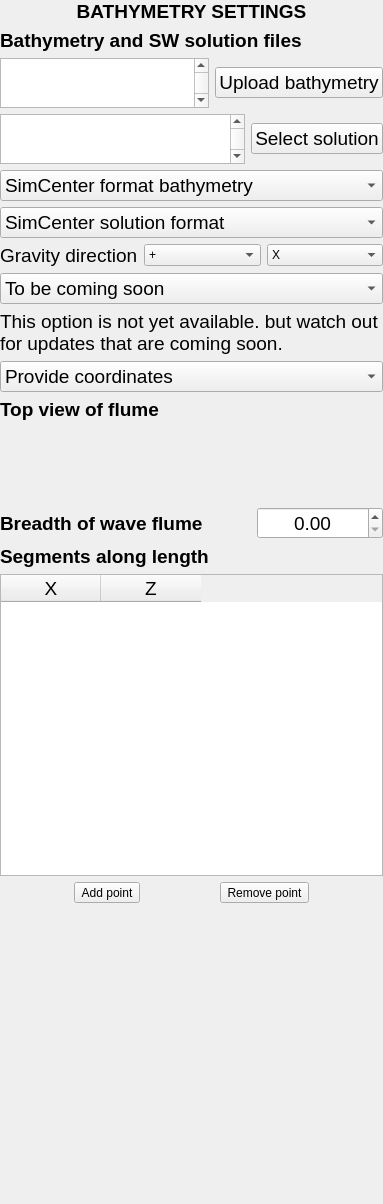
<?xml version="1.0" encoding="UTF-8"?>
<ui version="4.0">
 <class>bathymetry</class>
 <widget class="QFrame" name="bathymetry">
  <property name="geometry">
   <rect>
    <x>0</x>
    <y>0</y>
    <width>383</width>
    <height>1204</height>
   </rect>
  </property>
  <property name="windowTitle">
   <string>Frame</string>
  </property>
  <layout class="QVBoxLayout" name="verticalLayout">
   <property name="leftMargin">
    <number>0</number>
   </property>
   <property name="topMargin">
    <number>0</number>
   </property>
   <property name="rightMargin">
    <number>0</number>
   </property>
   <property name="bottomMargin">
    <number>0</number>
   </property>
   <item>
    <widget class="QLabel" name="Lbl_H1">
     <property name="font">
      <font>
       <pointsize>14</pointsize>
      </font>
     </property>
     <property name="text">
      <string>&lt;html&gt;&lt;head/&gt;&lt;body&gt;&lt;p&gt;&lt;span style=&quot; font-weight:600;&quot;&gt;BATHYMETRY SETTINGS&lt;/span&gt;&lt;/p&gt;&lt;/body&gt;&lt;/html&gt;</string>
     </property>
     <property name="alignment">
      <set>Qt::AlignCenter</set>
     </property>
    </widget>
   </item>
   <item>
    <widget class="QLabel" name="Lbl_SelFiles">
     <property name="font">
      <font>
       <pointsize>14</pointsize>
      </font>
     </property>
     <property name="focusPolicy">
      <enum>Qt::ClickFocus</enum>
     </property>
     <property name="text">
      <string>&lt;html&gt;&lt;head/&gt;&lt;body&gt;&lt;p&gt;&lt;span style=&quot; font-weight:600;&quot;&gt;Bathymetry and SW solution files&lt;/span&gt;&lt;/p&gt;&lt;/body&gt;&lt;/html&gt;</string>
     </property>
    </widget>
   </item>
   <item>
    <layout class="QHBoxLayout" name="horizontalLayout" stretch="3,1">
     <item>
      <widget class="QPlainTextEdit" name="PText_Files">
       <property name="sizePolicy">
        <sizepolicy hsizetype="Fixed" vsizetype="MinimumExpanding">
         <horstretch>0</horstretch>
         <verstretch>0</verstretch>
        </sizepolicy>
       </property>
       <property name="minimumSize">
        <size>
         <width>200</width>
         <height>50</height>
        </size>
       </property>
       <property name="maximumSize">
        <size>
         <width>400</width>
         <height>50</height>
        </size>
       </property>
       <property name="font">
        <font>
         <pointsize>14</pointsize>
        </font>
       </property>
       <property name="verticalScrollBarPolicy">
        <enum>Qt::ScrollBarAlwaysOn</enum>
       </property>
       <property name="readOnly">
        <bool>true</bool>
       </property>
      </widget>
     </item>
     <item>
      <widget class="QPushButton" name="Btn_UploadFiles">
       <property name="font">
        <font>
         <pointsize>14</pointsize>
        </font>
       </property>
       <property name="toolTip">
        <string>Select the bathymetric files to be used</string>
       </property>
       <property name="toolTipDuration">
        <number>10000</number>
       </property>
       <property name="text">
        <string>Upload bathymetry</string>
       </property>
      </widget>
     </item>
    </layout>
   </item>
   <item>
    <layout class="QHBoxLayout" name="horizontalLayout_2" stretch="3,1">
     <item>
      <widget class="QPlainTextEdit" name="PText_Solution">
       <property name="sizePolicy">
        <sizepolicy hsizetype="Fixed" vsizetype="MinimumExpanding">
         <horstretch>0</horstretch>
         <verstretch>0</verstretch>
        </sizepolicy>
       </property>
       <property name="minimumSize">
        <size>
         <width>200</width>
         <height>50</height>
        </size>
       </property>
       <property name="maximumSize">
        <size>
         <width>400</width>
         <height>50</height>
        </size>
       </property>
       <property name="font">
        <font>
         <pointsize>14</pointsize>
        </font>
       </property>
       <property name="verticalScrollBarPolicy">
        <enum>Qt::ScrollBarAlwaysOn</enum>
       </property>
       <property name="readOnly">
        <bool>true</bool>
       </property>
      </widget>
     </item>
     <item>
      <widget class="QPushButton" name="Btn_UploadSolution">
       <property name="font">
        <font>
         <pointsize>14</pointsize>
        </font>
       </property>
       <property name="toolTip">
        <string>Upload the shallow water solver solution files</string>
       </property>
       <property name="toolTipDuration">
        <number>10000</number>
       </property>
       <property name="text">
        <string>Select solution</string>
       </property>
      </widget>
     </item>
    </layout>
   </item>
   <item>
    <layout class="QVBoxLayout" name="VLY_Gravity">
     <item>
      <widget class="QComboBox" name="CmB_FileType">
       <property name="font">
        <font>
         <pointsize>14</pointsize>
        </font>
       </property>
       <property name="toolTip">
        <string>Select the format of the bathymetric files uploaded</string>
       </property>
       <property name="toolTipDuration">
        <number>10000</number>
       </property>
       <item>
        <property name="text">
         <string>SimCenter format bathymetry</string>
        </property>
       </item>
       <item>
        <property name="text">
         <string>GeoClaw (Type I) bathymetry</string>
        </property>
       </item>
      </widget>
     </item>
     <item>
      <widget class="QComboBox" name="CmB_SolFormat">
       <property name="font">
        <font>
         <pointsize>14</pointsize>
        </font>
       </property>
       <property name="toolTip">
        <string>Select the format of the solutions files uploaded</string>
       </property>
       <property name="toolTipDuration">
        <number>10000</number>
       </property>
       <item>
        <property name="text">
         <string>SimCenter solution format</string>
        </property>
       </item>
       <item>
        <property name="text">
         <string>GeoClaw solution format</string>
        </property>
       </item>
      </widget>
     </item>
     <item>
      <layout class="QHBoxLayout" name="HLY_Gravity">
       <property name="spacing">
        <number>-1</number>
       </property>
       <item>
        <widget class="QLabel" name="Lbl_Gravity">
         <property name="font">
          <font>
           <pointsize>14</pointsize>
          </font>
         </property>
         <property name="text">
          <string>Gravity direction</string>
         </property>
        </widget>
       </item>
       <item>
        <widget class="QComboBox" name="CmB_Grav01">
         <property name="toolTip">
          <string>Select if gravity is along the positive / negative axis</string>
         </property>
         <item>
          <property name="text">
           <string>+</string>
          </property>
         </item>
         <item>
          <property name="text">
           <string>-</string>
          </property>
         </item>
        </widget>
       </item>
       <item>
        <widget class="QComboBox" name="CmB_Grav02">
         <property name="toolTip">
          <string>Select the axis along with gravity acts</string>
         </property>
         <item>
          <property name="text">
           <string>X</string>
          </property>
         </item>
         <item>
          <property name="text">
           <string>Y</string>
          </property>
         </item>
         <item>
          <property name="text">
           <string>Z</string>
          </property>
         </item>
        </widget>
       </item>
      </layout>
     </item>
     <item>
      <widget class="QComboBox" name="CmB_Library">
       <property name="font">
        <font>
         <pointsize>14</pointsize>
        </font>
       </property>
       <property name="toolTip">
        <string>Presently SimLibrary is not available</string>
       </property>
       <property name="toolTipDuration">
        <number>10000</number>
       </property>
       <item>
        <property name="text">
         <string>To be coming soon</string>
        </property>
       </item>
      </widget>
     </item>
    </layout>
   </item>
   <item>
    <widget class="QLabel" name="Lbl_Notice">
     <property name="font">
      <font>
       <pointsize>14</pointsize>
      </font>
     </property>
     <property name="mouseTracking">
      <bool>true</bool>
     </property>
     <property name="focusPolicy">
      <enum>Qt::ClickFocus</enum>
     </property>
     <property name="text">
      <string>&lt;html&gt;&lt;head/&gt;&lt;body&gt;&lt;p&gt;This option is not yet available. but watch out for updates that are coming soon.&lt;/p&gt;&lt;/body&gt;&lt;/html&gt;</string>
     </property>
     <property name="alignment">
      <set>Qt::AlignLeading|Qt::AlignLeft|Qt::AlignTop</set>
     </property>
     <property name="wordWrap">
      <bool>true</bool>
     </property>
    </widget>
   </item>
   <item>
    <widget class="QComboBox" name="CmB_FlumeGeoType">
     <property name="font">
      <font>
       <pointsize>14</pointsize>
      </font>
     </property>
     <property name="toolTip">
      <string>Select how flume geometry will be defined</string>
     </property>
     <property name="toolTipDuration">
      <number>10000</number>
     </property>
     <item>
      <property name="text">
       <string>Provide coordinates</string>
      </property>
     </item>
     <item>
      <property name="text">
       <string>Use standard OSU Flume</string>
      </property>
     </item>
     <item>
      <property name="text">
       <string>Flume from mesh</string>
      </property>
     </item>
    </widget>
   </item>
   <item>
    <widget class="QLabel" name="Lbl_TopViewH2">
     <property name="font">
      <font>
       <pointsize>14</pointsize>
       <weight>75</weight>
       <bold>true</bold>
      </font>
     </property>
     <property name="focusPolicy">
      <enum>Qt::ClickFocus</enum>
     </property>
     <property name="text">
      <string>&lt;html&gt;&lt;head/&gt;&lt;body&gt;&lt;p&gt;Top view of flume&lt;/p&gt;&lt;/body&gt;&lt;/html&gt;</string>
     </property>
    </widget>
   </item>
   <item>
    <widget class="QLabel" name="Lbl_TopView">
     <property name="font">
      <font>
       <pointsize>48</pointsize>
      </font>
     </property>
     <property name="text">
      <string>&lt;html&gt;&lt;head/&gt;&lt;body&gt;&lt;p&gt;&lt;img src=&quot;:/images/images/TopView_v2.png&quot; width=&quot;275&quot;&gt;&lt;/p&gt;&lt;/body&gt;&lt;/html&gt;</string>
     </property>
     <property name="scaledContents">
      <bool>true</bool>
     </property>
     <property name="alignment">
      <set>Qt::AlignCenter</set>
     </property>
     <property name="wordWrap">
      <bool>true</bool>
     </property>
    </widget>
   </item>
   <item>
    <layout class="QHBoxLayout" name="HLY_Breadth" stretch="2,1">
     <item>
      <widget class="QLabel" name="Lbl_Breadth">
       <property name="font">
        <font>
         <pointsize>14</pointsize>
         <weight>75</weight>
         <bold>true</bold>
        </font>
       </property>
       <property name="text">
        <string>Breadth of wave flume</string>
       </property>
       <property name="alignment">
        <set>Qt::AlignLeading|Qt::AlignLeft|Qt::AlignVCenter</set>
       </property>
       <property name="wordWrap">
        <bool>true</bool>
       </property>
      </widget>
     </item>
     <item>
      <widget class="QDoubleSpinBox" name="DSpBx_Breadth">
       <property name="font">
        <font>
         <pointsize>14</pointsize>
        </font>
       </property>
       <property name="toolTip">
        <string>Enter the breadth of the wave flume</string>
       </property>
       <property name="alignment">
        <set>Qt::AlignCenter</set>
       </property>
       <property name="minimum">
        <double>0.000000000000000</double>
       </property>
      </widget>
     </item>
    </layout>
   </item>
   <item>
    <widget class="QLabel" name="Lbl_Segments">
     <property name="font">
      <font>
       <pointsize>14</pointsize>
       <weight>75</weight>
       <bold>true</bold>
      </font>
     </property>
     <property name="focusPolicy">
      <enum>Qt::ClickFocus</enum>
     </property>
     <property name="text">
      <string>&lt;html&gt;&lt;head/&gt;&lt;body&gt;&lt;p&gt;Segments along length &lt;/p&gt;&lt;/body&gt;&lt;/html&gt;</string>
     </property>
    </widget>
   </item>
   <item>
    <widget class="QTableWidget" name="Tbl_Segments">
     <property name="font">
      <font>
       <pointsize>14</pointsize>
      </font>
     </property>
     <property name="toolTip">
      <string>Table of segments along the length of the flume</string>
     </property>
     <property name="toolTipDuration">
      <number>10000</number>
     </property>
     <column>
      <property name="text">
       <string>X</string>
      </property>
     </column>
     <column>
      <property name="text">
       <string>Z</string>
      </property>
     </column>
    </widget>
   </item>
   <item>
    <layout class="QHBoxLayout" name="HLY_AddSeg">
     <item>
      <widget class="QToolButton" name="Btn_AddSeg">
       <property name="toolTip">
        <string>Add segment along the length of the flume</string>
       </property>
       <property name="toolTipDuration">
        <number>10000</number>
       </property>
       <property name="text">
        <string>Add point</string>
       </property>
      </widget>
     </item>
     <item>
      <widget class="QToolButton" name="Btn_RemSeg">
       <property name="toolTip">
        <string>Remove segment along the length of the flume</string>
       </property>
       <property name="toolTipDuration">
        <number>10000</number>
       </property>
       <property name="text">
        <string>Remove point</string>
       </property>
      </widget>
     </item>
    </layout>
   </item>
   <item>
    <spacer name="VSp">
     <property name="orientation">
      <enum>Qt::Vertical</enum>
     </property>
     <property name="sizeHint" stdset="0">
      <size>
       <width>20</width>
       <height>214</height>
      </size>
     </property>
    </spacer>
   </item>
  </layout>
 </widget>
 <resources/>
 <connections/>
</ui>
